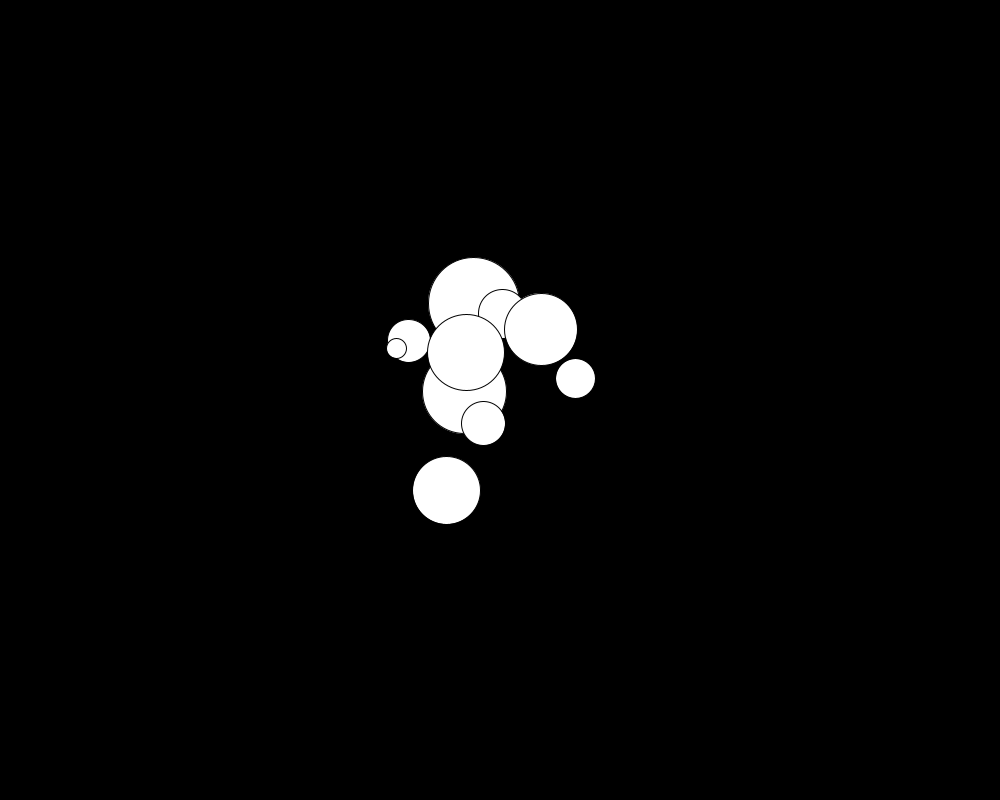
Frame 1 (no input)
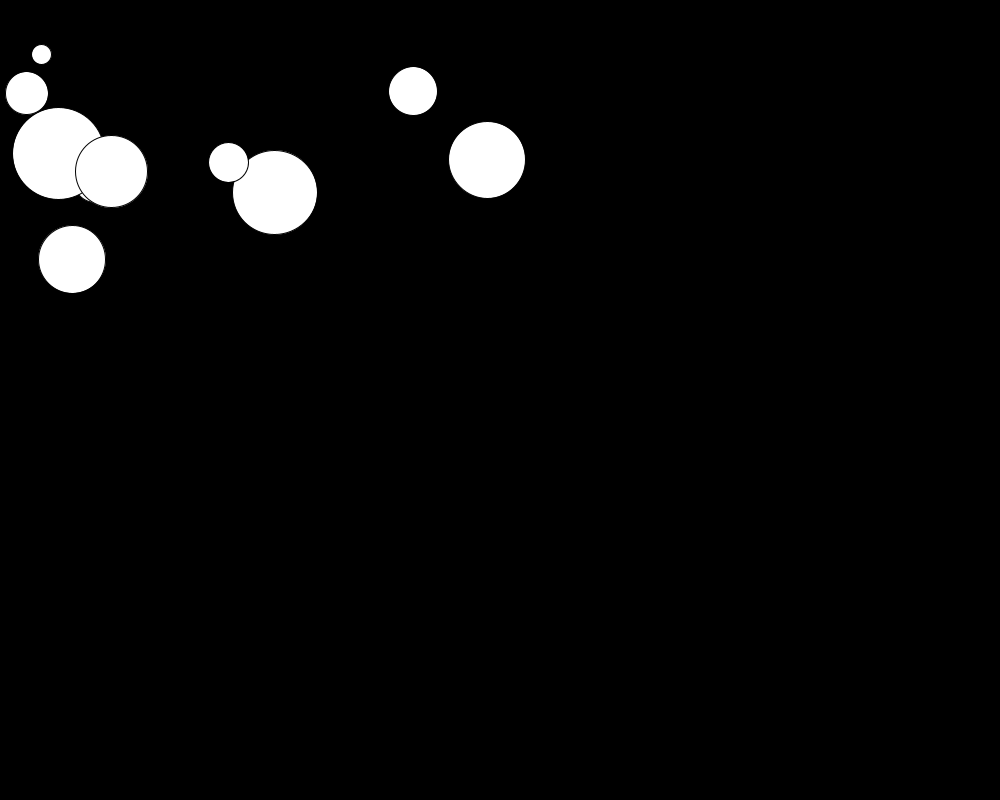
Frame 60 (the mouse pressed at the canvas centre just before this capture)
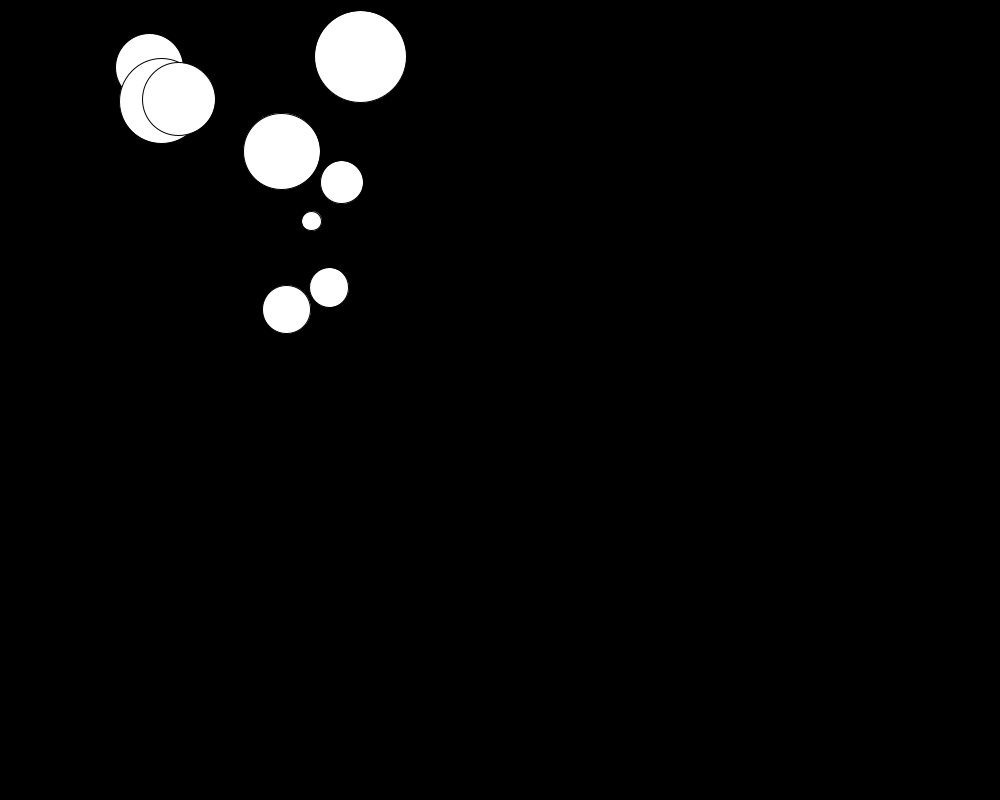
Frame 120 (the mouse held since frame 60 and released just before this capture)

The Processing sketch that drew these frames (run headless with seeded random() and noise(); from frame 60 on, the mouse is pressed at the canvas centre):

// Processing sketch: Vector
// ── Vector.pde
ThingThatMoves allMovers[];

void setup() {
  size(1000, 800);
  frameRate(60);
  allMovers = new ThingThatMoves[10];
  for (int i = 0; i <allMovers.length; i++) {
    allMovers[i] = new ThingThatMoves();
    allMovers[i].position.x += random(200)-100;
    allMovers[i].position.y += random(200)-100;
    allMovers[i].velocity.x += random(20)-10;
  }
}

void draw() {
  PVector mouse = new PVector(mouseX, mouseY);

  background(0);
  for (ThingThatMoves a : allMovers) {

    //calculate forces like gravity or wind
    PVector dir = PVector.sub(mouse, a.position);
    dir.normalize();
    dir.div(0.5);

    //apply force

    //gravity towards mouse
    a.applyForce(dir);

    //gravity towards ground
    //a.applyForce(new PVector(0.0, 0.98));

    //air resistance
    //a.applyForce(PVector.mult(a.velocity,-0.05));

    //update the objects 
    a.update();

    //display them
    a.display();

    a.constrainToWindowWithBounces();
  }

  //gravity
  //a.applyAcceleration(new PVector(0, 0.98));
  //float dist = dist(mouseX,mouseY,a.position.x,a.position.y);
  //mouse.normalize();
  //mouse.mult(2/dist);
  //println(mouse.x+" , "+mouse.y);
}

class ThingThatMoves {
  PVector position, velocity, acceleration;
  float mass;
  float topSpeed;  

  ThingThatMoves(float x, float y, float dx, float dy, float ax, float ay) {
    mass = 2.0 + random(10);
    topSpeed = 8.0;
    position = new PVector(x, y);
    velocity = new PVector(dx, dy);
    acceleration = new PVector(ax, ay);
  }

  ThingThatMoves(float x, float y) {
    this(x, y, 0.0, 0.0, 0.0, 0.0);
  }

  ThingThatMoves() {
    this(width/2, height/2, 0.0, 0.0, 0.001, 0.01);
  }

  void applyForce(PVector force) {
    acceleration.mult(0);
    acceleration.add(PVector.div(force, mass));
  }

  void constrainToWindowWithBounces() {
    if (position.x < 10) {
      position.x = 10;
      velocity.x *= -.8;
    }
    if (position.x > width - 10) {
      position.x = width - 10;
      velocity.x *= -.8;
    }
    if (position.y < 10) {
      position.y = 10;
      velocity.y *= -.4; 
      if (abs(velocity.y) < 0.1) {
        velocity.y = 0;
      }
    }
    if (position.y > height - 10) {
      position.y = height - 10;
      velocity.y *= -.8;
    }
  }
  void update() {
    position.add(velocity);
    velocity.add(acceleration);
    velocity.limit(topSpeed);
  }
  void display() {
    ellipse(position.x, position.y, mass*8, mass*8);
    //text("x = "+round(position.x*10)/10.0+"\ny = "+round(position.y*10)/10.0, 10, 10);
    //text("Vx = "+round(velocity.x*10)/10.0+"\nVy = "+round(velocity.y*10)/10.0, 10, 50);
    //text("Ax = "+round(acceleration.x*1000)/1000.0+"\nAy = "+round(acceleration.y*1000)/1000.0, 10, 90);
  }
}
